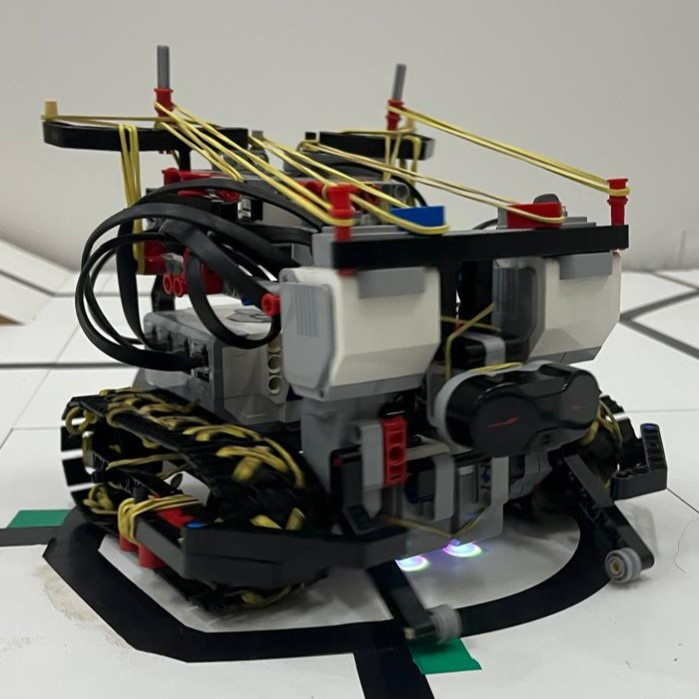
#> input picture IMG-20250723-WA0035.jpg, 699 x 699 px; its folder holds only this picture in this run
$ python -i processaImagem.py   (imports and definitions only)
#> lines starting #> are read from the running program, lines starting #| are printed output that depends on the picture; after the words box and inside, x2 and y2 are one past the last pixel; in counts of white or black regions, pixels touching at a corner belong together
#> further down, picture is the input picture: shape (699, 699, 3); mean B, G, R 112.7, 118.8, 119.4
import time
import cv2
import numpy as np

LimiarBinarizacao = 55       #este valor eh empirico. Ajuste-o conforme sua necessidade
AreaContornoLimiteMin = 100000  #este valor eh empirico. Ajuste-o conforme sua necessidade

# [2 lines not run here, left out]

def TrataImagem(img):
    if (img is None):
        print("Erro ao capturar a imagem da câmera!")
        return 0, 0
    #obtencao das dimensoes da imagem
    height = np.size(img,0)
#> height = 699
    width= np.size(img,1)
#> width = 699
    QtdeContornos = 0
    DirecaoASerTomada = 0

    def verde (img):
        if (img is None):
            print("Erro ao capturar a imagem da câmera!")
            return 0, 0
        hsv = cv2.cvtColor(img, cv2.COLOR_BGR2HSV)
        lower_green = np.array([40, 100, 100])
        upper_green = np.array([80, 255, 255])
        mask = cv2.inRange(hsv, lower_green, upper_green)
        contours, _ = cv2.findContours(mask, cv2.RETR_TREE, cv2.CHAIN_APPROX_SIMPLE)
        for contour in contours:
            area = cv2.contourArea(contour)
            if area > 500:
                x, y, w, h = cv2.boundingRect(contour)
                cv2.rectangle(img, (x, y), (x + w, y + h), (255, 0, 0), 2)
                if (x > width//2):
                    print("Obstaculo a direita detectado!")
                    return 0
                if (x < width//2):
                    print("Obstaculo a esquerda detectado!")
                    return 1
            time.sleep(0.01)
    #tratamento da imagem
    gray = cv2.cvtColor(img,cv2.COLOR_BGR2GRAY)
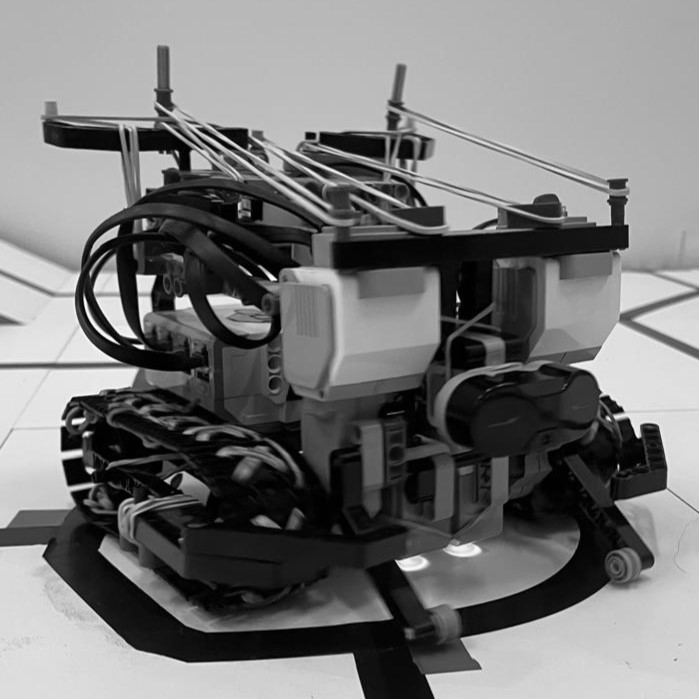
#> gray: shape (699, 699); min 0, max 255, mean 118.3
    gray = cv2.GaussianBlur(gray, (21, 21), 0)
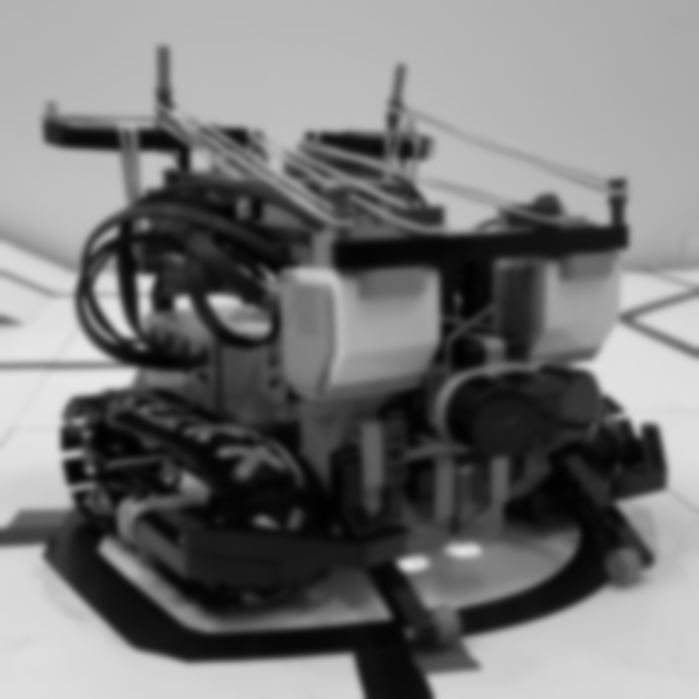
#> gray: shape (699, 699); min 1, max 232, mean 118.3

    FrameBinarizado = cv2.threshold(gray,LimiarBinarizacao,255,cv2.THRESH_BINARY)[1]
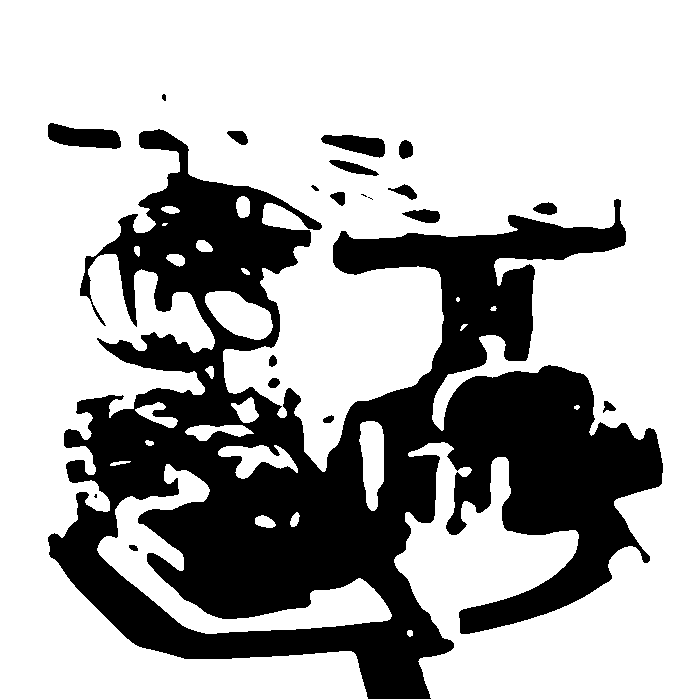
#> FrameBinarizado: shape (699, 699); 69.4% white; 20 black regions (3 under 20 px), largest, box (x1, y1, x2, y2) and area: (48, 129, 663, 699) 145096, (48, 123, 121, 149) 1287, (321, 135, 385, 158) 910
    FrameBinarizado = cv2.dilate(FrameBinarizado,None,iterations=2)
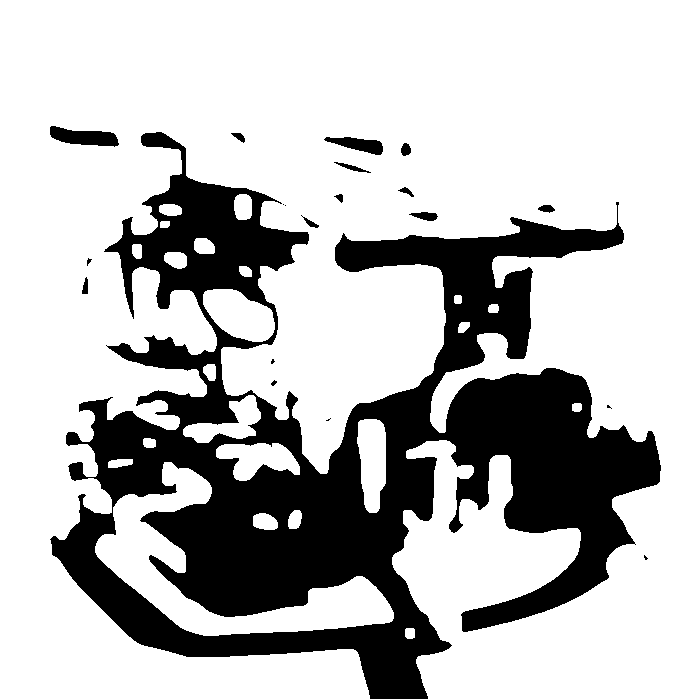
#> FrameBinarizado: shape (699, 699); 74.2% white; 20 black regions (6 under 20 px), largest, box (x1, y1, x2, y2) and area: (50, 132, 661, 699) 123539, (50, 126, 119, 147) 907, (324, 137, 383, 155) 579
    FrameBinarizado = cv2.bitwise_not(FrameBinarizado)
#> FrameBinarizado: shape (699, 699); 25.8% white; 20 white regions (6 under 20 px)

    cnts, _ = cv2.findContours(FrameBinarizado.copy(), cv2.RETR_EXTERNAL, cv2.CHAIN_APPROX_SIMPLE)
#> cnts = 20 contours, 8 with area under 20; largest, box (x1, y1, x2, y2) and area: (50, 132, 661, 699) 146464, (50, 126, 119, 147) 831, (324, 137, 383, 155) 516, (409, 212, 438, 221) 136, (401, 143, 411, 156) 82
    cv2.drawContours(img,cnts,-1,(255,0,255),3)
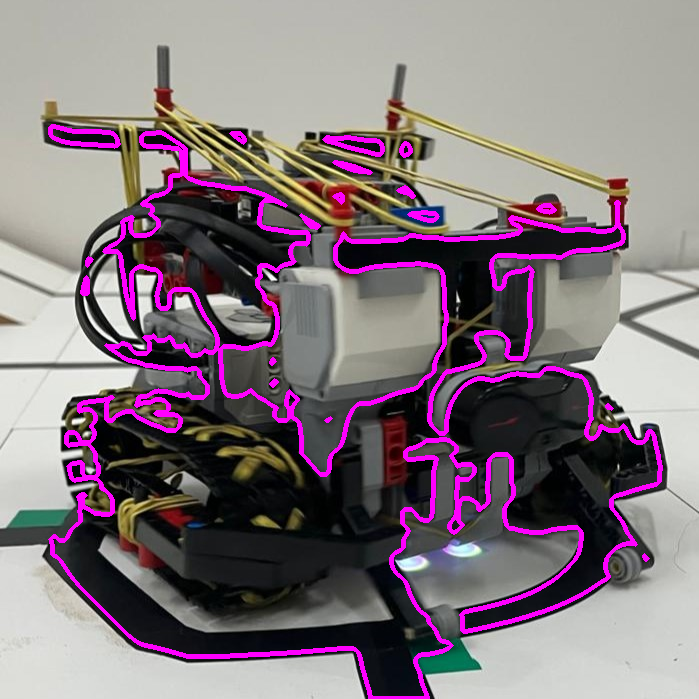
#> img: shape (699, 699, 3); 6.04% of pixels changed, all inside (x1, y1, x2, y2) = (48, 124, 663, 699)
    for c in cnts:

        QtdeContornos = QtdeContornos + 1
        peri = cv2.arcLength(c, True)

        # Aproxima o contorno com 2% a 4% de precisão do perímetro
        approx = cv2.approxPolyDP(c, 0.02 * peri, True)

        if len(approx) >= 4: # Verifica se é uma forma geométrica
            #print(f"Vértices encontrados: {len(approx)}")
            #print(approx) # Coordenadas (x, y) dos vértices

            # Desenhar os vértices na imagem
            cv2.drawContours(img, [approx], -1, (0, 0, 255), 3)

            pd1 = approx[0][0][0] + ((approx[len(approx)-1][0][0] - approx[0][0][0]) / 2)
            pd2 = approx[len(approx)-1][0][1]

            cv2.circle(img, (int(pd1), int(pd2)), 10, (255, 0, 0), -1) # Desenha um círculo azul no ponto de destino

            cv2.circle(img, (width//2, height), 10, (0, 0, 255), -1) # Desenha um círculo azul no ponto do robo

            angulo = np.arctan2(pd2 - height, pd1 - (width//2)) * -180 / np.pi
            print(f"Ângulo de direção: {int(angulo)+1} graus")

            DirecaoASerTomada = int(angulo)+1

            if (verde(img) == 0):
                DirecaoASerTomada = 180
            if (verde(img) == 1):
                DirecaoASerTomada = 0
            cv2.imshow("Frame", img)
        time.sleep(0.01)
#> this loop made 20 passes
#> (peri, approx, pd1, pd2, angulo) on passes 8, 15: (45.7, [[301, 215], [310, 226], [315, 227], [318, 226]], 309.5, 226, 94.77), (80.28, [[334, 162], [353, 170], [370, 172], [355, 166]], 344.5, 166, 90.48)
#> (peri, pd1, pd2, angulo) on passes 1 to 6: (11.07, 645.5, 558, 25.43), (9.66, 329, 420, 94.1), (11.66, 607.5, 405, 48.68), (15.31, 276, 382, 103), (11.66, 273, 360, 102.6), (39.07, 86.5, 279, 122)
#| Ângulo de direção: 26 graus
#| Obstaculo a esquerda detectado!
#| Obstaculo a esquerda detectado!
#| Ângulo de direção: 95 graus
#| Ângulo de direção: 49 graus
#| Ângulo de direção: 103 graus
#| Ângulo de direção: 103 graus
#| Ângulo de direção: 123 graus
#| Ângulo de direção: 121 graus
#| Ângulo de direção: 95 graus
#> (further printed lines are left out)
#> pass 1, in verde, `mask = cv2.inRange(hsv, lower_green, upper_green)`:
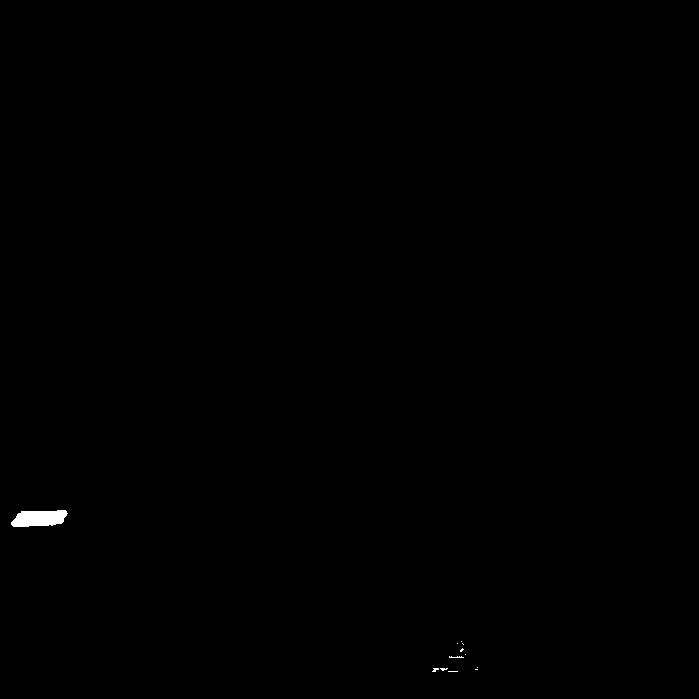
#> mask: shape (699, 699); 0.17% white; 12 white regions (10 under 20 px), largest, box (x1, y1, x2, y2) and area: (11, 510, 68, 527) 755, (449, 656, 464, 658) 20
#> after the loop:
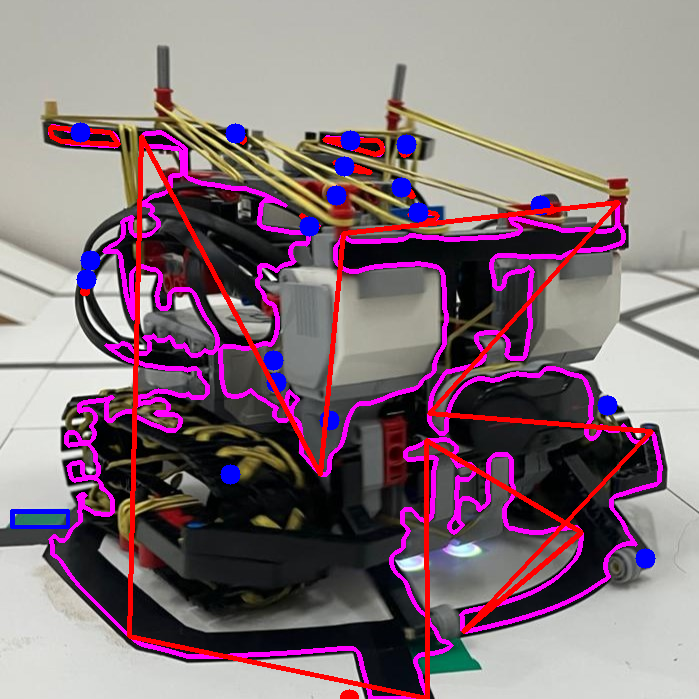
#> img: shape (699, 699, 3); 4.6% of pixels changed, all inside (x1, y1, x2, y2) = (10, 122, 656, 699)
#> after the loop, QtdeContornos = 20
    return DirecaoASerTomada, QtdeContornos

>>> import cv2
>>> picture = cv2.imread('IMG-20250723-WA0035.jpg')
>>> result = TrataImagem(picture)
#> result = (116, 20)
